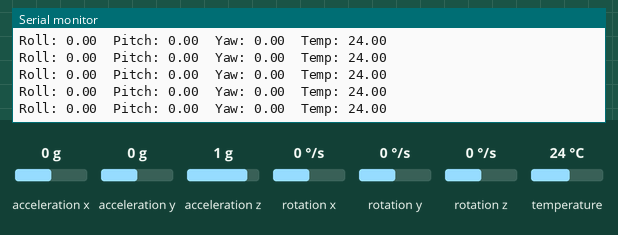
The sketch below on a simulated Arduino Uno, built with avr-gcc and run on an emulated ATmega328P. Parts: the last lines printed to the serial monitor. Inputs (shaded band) come from the test bench; at power-on: rotation z 0 °/s, acceleration z 1 g, rotation y 0 °/s, acceleration x 0 g, acceleration y 0 g, rotation x 0 °/s, temperature 24 °C.

Above: at 7.1 s.
7.2 s: rotation z set to 100 °/s
At 8.1 s:
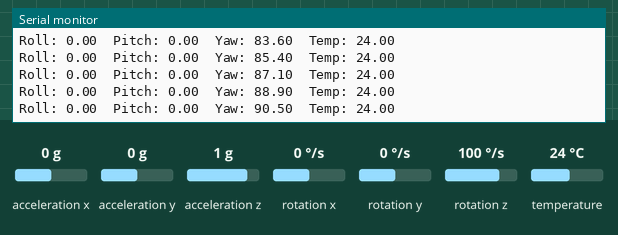
10.2 s: rotation z set to -192 °/s
At 11.2 s:
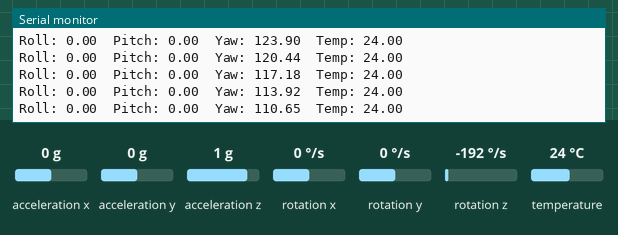
13.2 s: acceleration z set to -1.4 g
At 14.2 s:
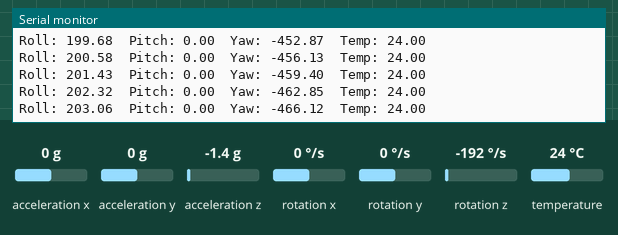
16.2 s: rotation y set to 100 °/s
At 17.2 s:
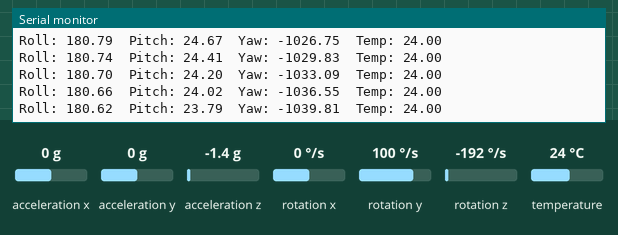
19.2 s: acceleration x set to -1.4 g
At 20.3 s:
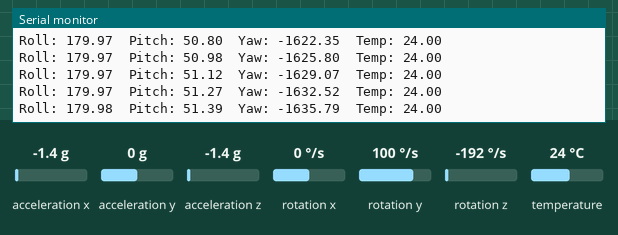
22.2 s: acceleration x set to 0 g
At 22.9 s:
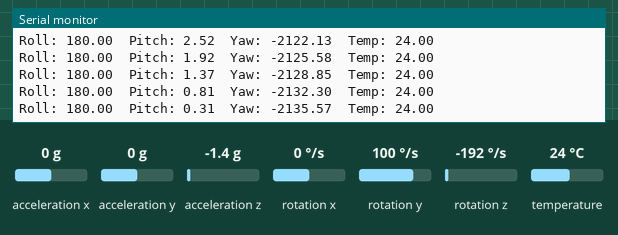
Timing chart, 0 to 25.2 s (numbered marks = the images above; inputs shaded):
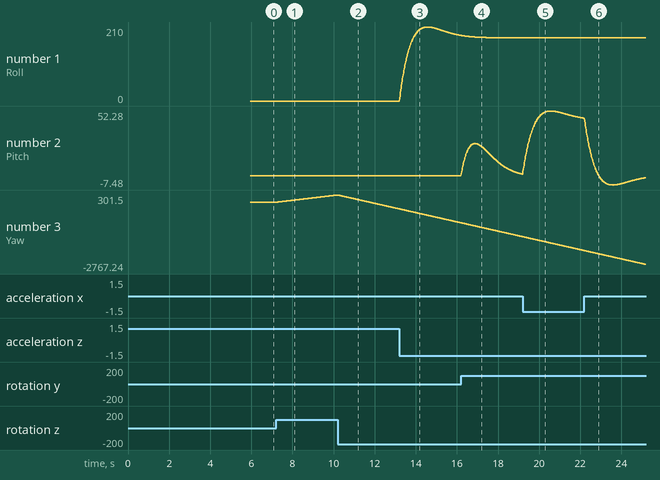

Measured:
- after the input at 7.2 s, the serial monitor: prints a new line at once (image 1)
- plotted number 3: 0 → 301.5 after the input at 7.2 s

The sketch:

mpu6050Cal.ino
```cpp
#include <Wire.h>
#include "I2Cdev.h"
#include "MPU6050.h"

MPU6050 mpu;

int16_t ax, ay, az;
int16_t gx, gy, gz;
float temp;

float roll = 0, pitch = 0, yaw = 0;
unsigned long lastTime = 0;
float dt;

// 校准变量
int16_t ax_offset, ay_offset, az_offset;
int16_t gx_offset, gy_offset, gz_offset;

const int numSamples = 1000; // 校准时的采样次数

// 卡尔曼滤波器参数
float Q_angle = 0.001; // 过程噪声协方差
float Q_bias = 0.003; // 过程噪声协方差
float R_measure = 0.03; // 测量噪声协方差

// Roll和Pitch的卡尔曼滤波器变量
float angle[2] = {0, 0}; // 角度
float bias[2] = {0, 0}; // 角速度偏差
float rate[2] = {0, 0}; // 角速度
float P[2][2][2] = {{{0, 0}, {0, 0}}, {{0, 0}, {0, 0}}}; // 误差协方差矩阵

void setup() {
Wire.begin();
Serial.begin(115200);

mpu.initialize();
Serial.println(mpu.testConnection() ? "MPU6050 connection successful" : "MPU6050 connection failed");

mpu.setFullScaleGyroRange(MPU6050_GYRO_FS_250);
mpu.setFullScaleAccelRange(MPU6050_ACCEL_FS_2);

Serial.println("Starting calibration. Please keep the sensor still...");
calibrateSensor();
Serial.println("Calibration complete!");

lastTime = millis(); // 初始化 lastTime
}

void calibrateSensor() {
long ax_sum = 0, ay_sum = 0, az_sum = 0;
long gx_sum = 0, gy_sum = 0, gz_sum = 0;

for (int i = 0; i < numSamples; i++) {
mpu.getMotion6(&ax, &ay, &az, &gx, &gy, &gz);
ax_sum += ax;
ay_sum += ay;
az_sum += az;
gx_sum += gx;
gy_sum += gy;
gz_sum += gz;
delay(2);
}

ax_offset = ax_sum / numSamples;
ay_offset = ay_sum / numSamples;
az_offset = az_sum / numSamples - 16384; // 减去 1g 的值
gx_offset = gx_sum / numSamples;
gy_offset = gy_sum / numSamples;
gz_offset = gz_sum / numSamples;

Serial.println("Calibration results:");
Serial.print("ax_offset: "); Serial.println(ax_offset);
Serial.print("ay_offset: "); Serial.println(ay_offset);
Serial.print("az_offset: "); Serial.println(az_offset);
Serial.print("gx_offset: "); Serial.println(gx_offset);
Serial.print("gy_offset: "); Serial.println(gy_offset);
Serial.print("gz_offset: "); Serial.println(gz_offset);
}

float kalmanFilter(float newAngle, float newRate, int axis, float dt) {
// 步骤1：预测
rate[axis] = newRate - bias[axis];
angle[axis] += dt * rate[axis];

// 更新误差协方差矩阵
P[axis][0][0] += dt * (dt * P[axis][1][1] - P[axis][0][1] - P[axis][1][0] + Q_angle);
P[axis][0][1] -= dt * P[axis][1][1];
P[axis][1][0] -= dt * P[axis][1][1];
P[axis][1][1] += Q_bias * dt;

// 步骤2：更新
float y = newAngle - angle[axis];
float S = P[axis][0][0] + R_measure;
float K[2] = {P[axis][0][0] / S, P[axis][1][0] / S};

angle[axis] += K[0] * y;
bias[axis] += K[1] * y;

float P00_temp = P[axis][0][0];
float P01_temp = P[axis][0][1];

P[axis][0][0] -= K[0] * P00_temp;
P[axis][0][1] -= K[0] * P01_temp;
P[axis][1][0] -= K[1] * P00_temp;
P[axis][1][1] -= K[1] * P01_temp;

return angle[axis];
}

void loop() {
mpu.getMotion6(&ax, &ay, &az, &gx, &gy, &gz);
temp = mpu.getTemperature() / 340.0 + 36.53;

// 应用校准偏移
ax = ax - ax_offset;
ay = ay - ay_offset;
az = az - az_offset;
gx = gx - gx_offset;
gy = gy - gy_offset;
gz = gz - gz_offset;

float accelX = ax / 16384.0;
float accelY = ay / 16384.0;
float accelZ = az / 16384.0;

float gyroX = gx / 131.0;
float gyroY = gy / 131.0;
float gyroZ = gz / 131.0;

// 计算加速度计角度
float accelRoll = atan2(accelY, accelZ) * 180 / PI;
float accelPitch = atan2(-accelX, sqrt(accelY * accelY + accelZ * accelZ)) * 180 / PI;

// 计算时间增量
unsigned long currentTime = millis();
dt = (currentTime - lastTime) / 1000.0;
lastTime = currentTime;

// 应用卡尔曼滤波
roll = kalmanFilter(accelRoll, gyroX, 0, dt);
pitch = kalmanFilter(accelPitch, gyroY, 1, dt);
yaw += gyroZ * dt; // 简单积分，可能会有漂移

Serial.print("Roll: ");
Serial.print(roll);
Serial.print("\tPitch: ");
Serial.print(pitch);
Serial.print("\tYaw: ");
Serial.print(yaw);
Serial.print("\tTemp: ");
Serial.println(temp);

delay(10);
}
```
